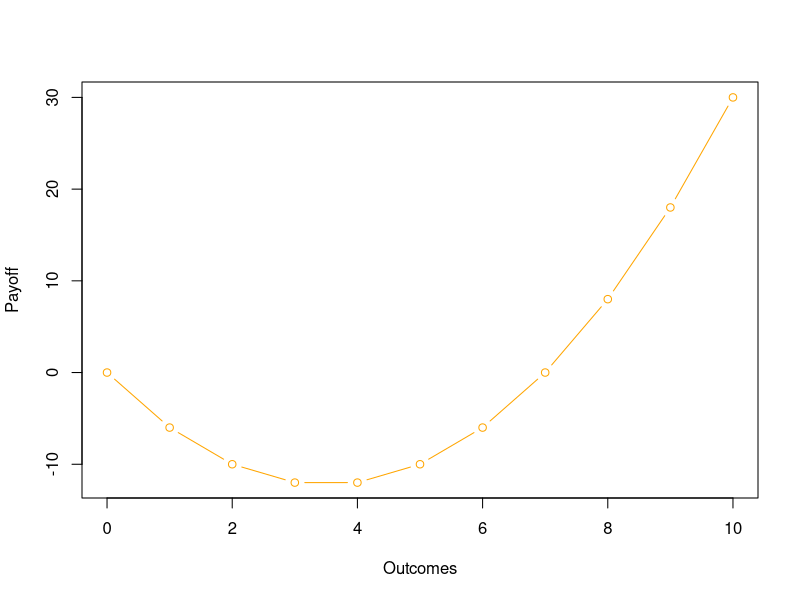

Here is the R script that generated this plot:
library(tidyverse)
# #empirichno ozinuemo
# X~binom -> C(n,k) Sample Binom(n,p) -> filter samplespace
######################################  1 a
problem_1a <- function(ntosses, phead, k, ntrials) {
  s <- rbinom(ntrials, ntosses, phead)
  pmf <- sum(s == k) / ntrials
  cdf <- sum(s <= k) / ntrials  
  
  cat("Estimated probability P(Y =", k,"):", pmf, "\n")
  cat("Estimated probability P(Y ≤", k,"):", cdf, "\n")
}
problem_1a(10,0.6,6,1000)

 ########################################## 1 b

problem_1b <- function(ntosses, phead, k) {
  P_Y_equals_k_exact <- choose(ntosses, k) * (phead^k) * ((1 - phead)^(ntosses - k))
  cat("Exact P(Y = k):", P_Y_equals_k_exact, "\n")
}
problem_1b(10,0.6,6)

#P(Binom(n,k)=k)=C(n,k)*p^k * (1-p)^n-k
# pbinom(4,10,0.5)
# dbinom(4,10,0.5)

################################################# 2a

# v<-0:10
# prize<-v^2-7*v
# prize
# plot(x=v,y=prize)
problem_2a <- function() {
  v <- 0:10
  prize <- v^2 - 7 * v
  plot(x = v, y = prize, type = "b", col = "orange", xlab = "Outcomes", ylab = "Payoff")
}
problem_2a()
################################################## 2b

problem_2b <- function() {
  ntosses <- 10
  phead <- 0.6
  prize <- (0:10)^2 - 7*(0:10)
  
  expect <- 0
  for(i in 0:10) {
    expect <- expect + prize[i + 1] * choose(ntosses, i) * (phead^i) * ((1 - phead)^(ntosses - i))
  }
  
  cat("Expected value of the game:", expect, "\n")
  if (expect > 0) {
    cat("The game is a good bet.\n")
  } else {
    cat("The game is a bad bet.\n")
  }
}
problem_2b()

################################################## 2c

problem_2c <- function(ntrials) {
  ntosses <- 10
  phead <- 0.6
  tosses <- rbinom(ntrials, ntosses, phead)
  prizes <- tosses^2 - 7 * tosses
  avg_payoff <- mean(prizes)
  cat("Simulated average payoff:", avg_payoff, "\n")
}
problem_2c(5000)

# tosses <- rbinom(10000, 10,0.6)    
# prizes<-tosses^2-7*tosses
# mean(prizes)

############################################### 3
# n<-5
# start_position<-1:n
# sample(start_position,n)
# count<-rep(0,10000)
# for (i in 1:10000){
#   count[i]<-sum(start_position==sample(start_position,n))
# }
# mean(count)

problem_3 <- function(n, ntrials) {
  start_position <- 1:n
  count <- 0
  
  for (i in 1:ntrials) {
    perm <- sample(start_position, n)
    if (sum(start_position == perm) == 0) {
      count <- count + 1
    }
  }
  
  derangement_fraction <- count / ntrials
  cat("Fraction of derangements:", derangement_fraction, "\n")
}
problem_3(10,1000)
